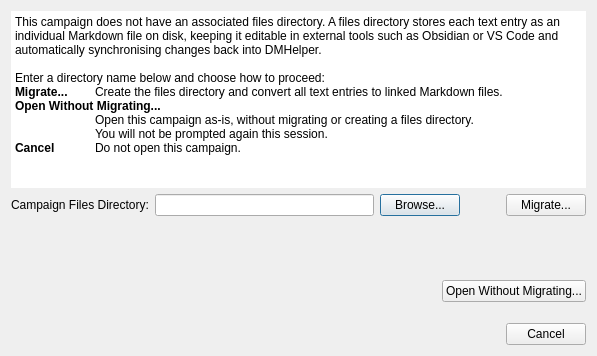
<?xml version="1.0" encoding="UTF-8"?>
<ui version="4.0">
 <class>CampaignMigrationDialog</class>
 <widget class="QDialog" name="CampaignMigrationDialog">
  <property name="geometry">
   <rect>
    <x>0</x>
    <y>0</y>
    <width>597</width>
    <height>356</height>
   </rect>
  </property>
  <property name="windowTitle">
   <string>Migrate Campaign</string>
  </property>
  <property name="styleSheet">
   <string notr="true">background-image: url(:/img/data/parchment.jpg);</string>
  </property>
  <layout class="QVBoxLayout" name="verticalLayout">
   <item>
    <widget class="QTextBrowser" name="textBrowser">
     <property name="minimumSize">
      <size>
       <width>0</width>
       <height>170</height>
      </size>
     </property>
     <property name="frameShape">
      <enum>QFrame::Shape::NoFrame</enum>
     </property>
     <property name="verticalScrollBarPolicy">
      <enum>Qt::ScrollBarPolicy::ScrollBarAlwaysOff</enum>
     </property>
     <property name="horizontalScrollBarPolicy">
      <enum>Qt::ScrollBarPolicy::ScrollBarAlwaysOff</enum>
     </property>
     <property name="html">
      <string>&lt;!DOCTYPE HTML PUBLIC &quot;-//W3C//DTD HTML 4.0//EN&quot; &quot;http://www.w3.org/TR/REC-html40/strict.dtd&quot;&gt;
&lt;html&gt;&lt;head&gt;&lt;meta name=&quot;qrichtext&quot; content=&quot;1&quot; /&gt;&lt;meta charset=&quot;utf-8&quot; /&gt;&lt;style type=&quot;text/css&quot;&gt;
p, li { white-space: pre-wrap; }
hr { height: 1px; border-width: 0; }
li.unchecked::marker { content: &quot;\2610&quot;; }
li.checked::marker { content: &quot;\2612&quot;; }
&lt;/style&gt;&lt;/head&gt;&lt;body style=&quot; font-family:'Segoe UI'; font-size:9pt; font-weight:400; font-style:normal;&quot;&gt;
&lt;p style=&quot; margin-top:0px; margin-bottom:0px; margin-left:0px; margin-right:0px; -qt-block-indent:0; text-indent:0px;&quot;&gt;This campaign does not have an associated files directory. A files directory stores each text entry as an individual Markdown file on disk, keeping it editable in external tools such as Obsidian or VS Code and automatically synchronising changes back into DMHelper.&lt;br /&gt;&lt;br /&gt;Enter a directory name below and choose how to proceed:&lt;br /&gt;&lt;span style=&quot; font-weight:700;&quot;&gt;Migrate...	&lt;/span&gt;Create the files directory and convert all text entries to linked Markdown files.&lt;/p&gt;
&lt;p style=&quot; margin-top:0px; margin-bottom:0px; margin-left:0px; margin-right:0px; -qt-block-indent:0; text-indent:0px;&quot;&gt;&lt;span style=&quot; font-weight:700;&quot;&gt;Open Without Migrating... &lt;/span&gt;&lt;/p&gt;
&lt;p style=&quot; margin-top:0px; margin-bottom:0px; margin-left:0px; margin-right:0px; -qt-block-indent:0; text-indent:0px;&quot;&gt;	Open this campaign as-is, without migrating or creating a files directory.&lt;/p&gt;
&lt;p style=&quot; margin-top:0px; margin-bottom:0px; margin-left:0px; margin-right:0px; -qt-block-indent:0; text-indent:0px;&quot;&gt;	You will not be prompted again this session.&lt;br /&gt;&lt;span style=&quot; font-weight:700;&quot;&gt;Cancel	&lt;/span&gt;Do not open this campaign.&lt;/p&gt;&lt;/body&gt;&lt;/html&gt;</string>
     </property>
    </widget>
   </item>
   <item>
    <layout class="QHBoxLayout" name="horizontalLayout_7" stretch="0,2,0,0,0">
     <item>
      <widget class="QLabel" name="label_10">
       <property name="sizePolicy">
        <sizepolicy hsizetype="Preferred" vsizetype="Fixed">
         <horstretch>0</horstretch>
         <verstretch>0</verstretch>
        </sizepolicy>
       </property>
       <property name="text">
        <string>Campaign Files Directory:</string>
       </property>
      </widget>
     </item>
     <item>
      <widget class="QLineEdit" name="edtFilesDirectory"/>
     </item>
     <item>
      <widget class="QPushButton" name="btnBrowseFilesDirectory">
       <property name="text">
        <string>Browse...</string>
       </property>
      </widget>
     </item>
     <item>
      <spacer name="horizontalSpacer_2">
       <property name="orientation">
        <enum>Qt::Orientation::Horizontal</enum>
       </property>
       <property name="sizeHint" stdset="0">
        <size>
         <width>40</width>
         <height>20</height>
        </size>
       </property>
      </spacer>
     </item>
     <item>
      <widget class="QPushButton" name="btnMigrate">
       <property name="text">
        <string>Migrate...</string>
       </property>
      </widget>
     </item>
    </layout>
   </item>
   <item>
    <spacer name="verticalSpacer_2">
     <property name="orientation">
      <enum>Qt::Orientation::Vertical</enum>
     </property>
     <property name="sizeHint" stdset="0">
      <size>
       <width>20</width>
       <height>73</height>
      </size>
     </property>
    </spacer>
   </item>
   <item>
    <layout class="QHBoxLayout" name="horizontalLayout_2">
     <item>
      <spacer name="horizontalSpacer_3">
       <property name="orientation">
        <enum>Qt::Orientation::Horizontal</enum>
       </property>
       <property name="sizeHint" stdset="0">
        <size>
         <width>40</width>
         <height>20</height>
        </size>
       </property>
      </spacer>
     </item>
     <item>
      <widget class="QPushButton" name="btnLegacy">
       <property name="text">
        <string>Open Without Migrating...</string>
       </property>
      </widget>
     </item>
    </layout>
   </item>
   <item>
    <spacer name="verticalSpacer">
     <property name="orientation">
      <enum>Qt::Orientation::Vertical</enum>
     </property>
     <property name="sizeHint" stdset="0">
      <size>
       <width>20</width>
       <height>30</height>
      </size>
     </property>
    </spacer>
   </item>
   <item>
    <layout class="QHBoxLayout" name="horizontalLayout">
     <item>
      <spacer name="horizontalSpacer">
       <property name="orientation">
        <enum>Qt::Orientation::Horizontal</enum>
       </property>
       <property name="sizeHint" stdset="0">
        <size>
         <width>40</width>
         <height>20</height>
        </size>
       </property>
      </spacer>
     </item>
     <item>
      <widget class="QPushButton" name="btnCancel">
       <property name="text">
        <string>Cancel</string>
       </property>
      </widget>
     </item>
    </layout>
   </item>
  </layout>
 </widget>
 <resources/>
 <connections>
  <connection>
   <sender>btnCancel</sender>
   <signal>clicked()</signal>
   <receiver>CampaignMigrationDialog</receiver>
   <slot>reject()</slot>
   <hints>
    <hint type="sourcelabel">
     <x>265</x>
     <y>283</y>
    </hint>
    <hint type="destinationlabel">
     <x>199</x>
     <y>150</y>
    </hint>
   </hints>
  </connection>
  <connection>
   <sender>btnMigrate</sender>
   <signal>clicked()</signal>
   <receiver>CampaignMigrationDialog</receiver>
   <slot>accept()</slot>
   <hints>
    <hint type="sourcelabel">
     <x>549</x>
     <y>198</y>
    </hint>
    <hint type="destinationlabel">
     <x>298</x>
     <y>178</y>
    </hint>
   </hints>
  </connection>
 </connections>
</ui>
